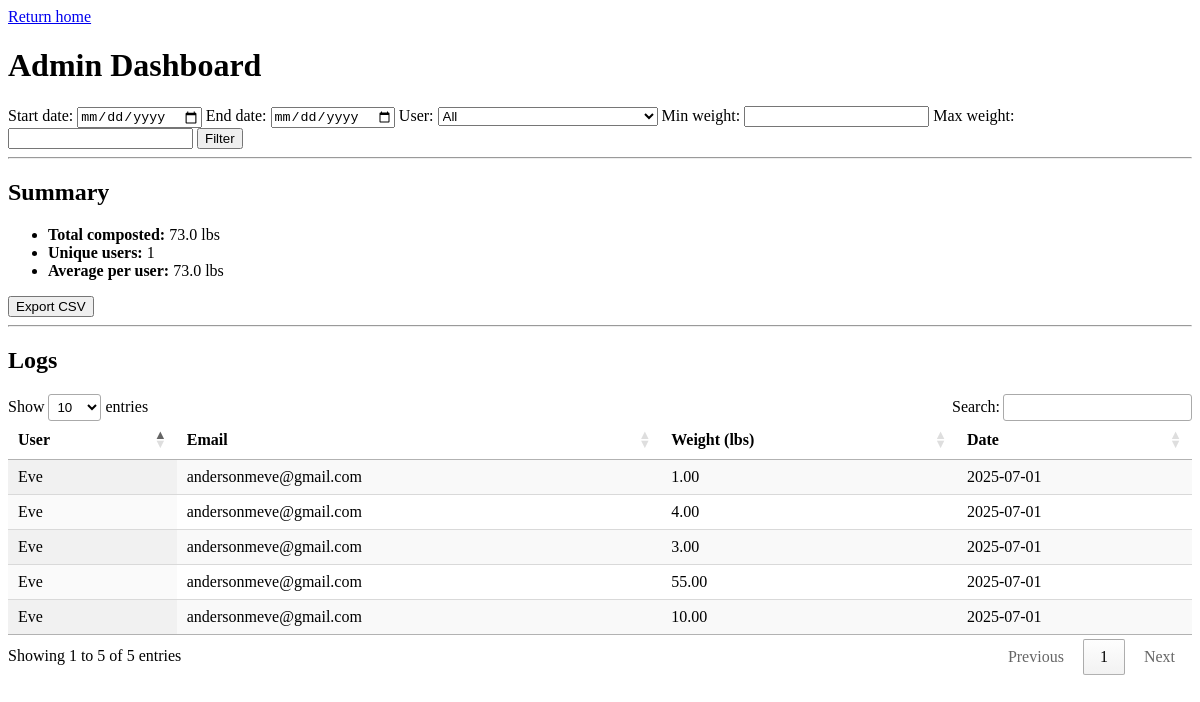
The app's page /admin-dashboard (signed in), older data.
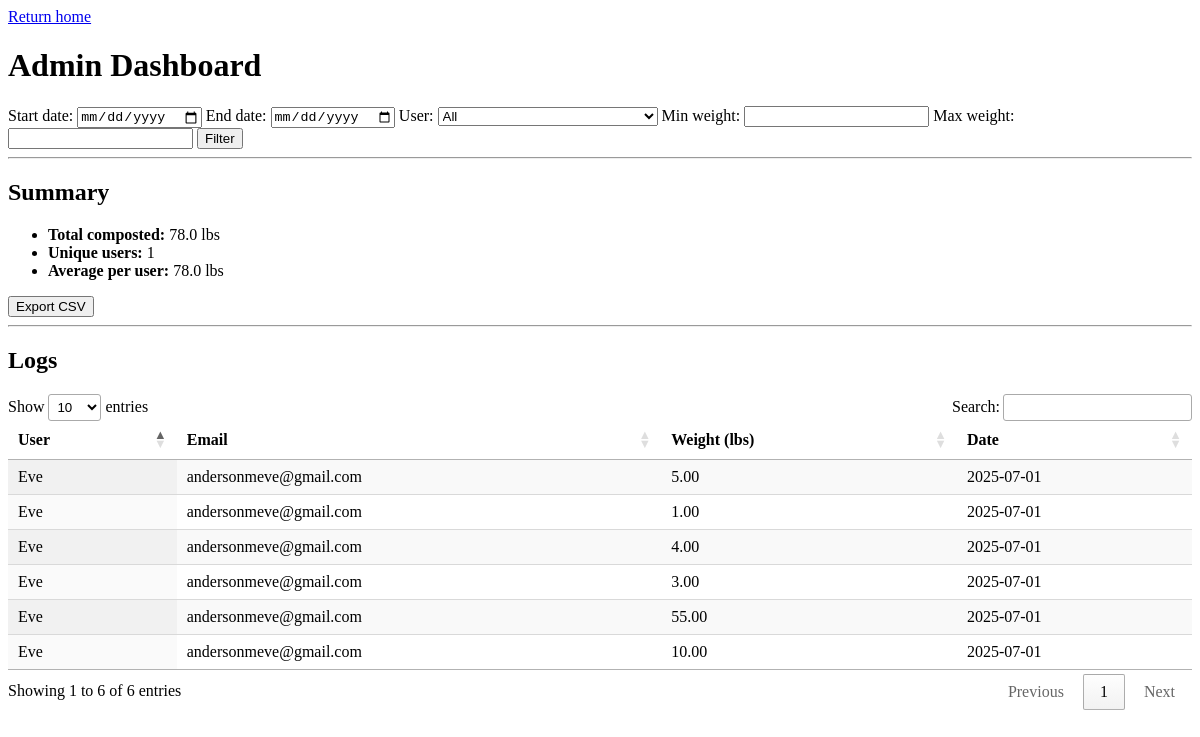
The same page, newer data.
### app.py (models this page shows)
class CompostDropoff(db.Model):
    id = db.Column(db.Integer, primary_key=True)
    weight = db.Column(db.Float, nullable=False)
    timestamp = db.Column(db.DateTime, default=datetime.utcnow)
    user_id = db.Column(db.Integer, db.ForeignKey('user.id'))  # Link to User table

class User(db.Model, UserMixin):
    id = db.Column(db.Integer, primary_key=True)
    name = db.Column(db.String(150), nullable=False)
    email = db.Column(db.String(150), unique=True, nullable=False)
    password = db.Column(db.String(200), nullable=False)
    compost_logs = db.relationship('CompostDropoff', backref='user', lazy=True)
    is_admin = db.Column(db.Boolean, default=False)
    confirmed = db.Column(db.Boolean, default=False)

### app.py (the view)
@app.route("/admin-dashboard")
@login_required
def admin_dashboard():
    if not current_user.is_authenticated or not current_user.is_admin:
        return "Unauthorized", 403
    start_date = request.args.get("start_date", "")
    end_date = request.args.get("end_date", "")
    user_email = request.args.get("user_email", "")
    min_weight = request.args.get("min_weight", "")
    max_weight = request.args.get("max_weight", "")
    filters = []
    if start_date:
        filters.append(CompostDropoff.timestamp >= datetime.strptime(start_date, "%Y-%m-%d"))
    if end_date:
        filters.append(CompostDropoff.timestamp <= datetime.strptime(end_date, "%Y-%m-%d"))
    if user_email:
        user = User.query.filter_by(email=user_email).first()
        if user:
            filters.append(CompostDropoff.user_id == user.id)
    if min_weight:
        filters.append(CompostDropoff.weight >= float(min_weight))
    if max_weight:
        filters.append(CompostDropoff.weight <= float(max_weight))
    logs = CompostDropoff.query.filter(and_(*filters)).order_by(CompostDropoff.timestamp.desc()).all()
    total_weight = round(sum(log.weight for log in logs), 2)
    user_ids = set(log.user_id for log in logs)
    user_count = len(user_ids)
    average_per_user = round(total_weight / user_count, 2) if user_count > 0 else 0
    users = User.query.all()
    return render_template(
        "admin_dashboard.html",
        logs=logs,
        users=users,
        start_date=start_date,
        end_date=end_date,
        selected_user_email=user_email,
        min_weight=min_weight,
        max_weight=max_weight,
        total_weight=total_weight,
        user_count=user_count,
        average_per_user=average_per_user
    )

### app.py (called while the page is built)
@login_manager.user_loader
def load_user(user_id):
    return User.query.get(int(user_id))

### templates/admin_dashboard.html (shortened to what this page needs)
<!DOCTYPE html>
<html>
<head>
  <a href="/dashboard">Return home</a><br>
  <link rel="stylesheet" href="https://cdn.datatables.net/1.13.6/css/jquery.dataTables.min.css">
</head>
<body>
  <h1>Admin Dashboard</h1>
  <form method="get">
    <label>Start date: <input type="date" name="start_date" value="{{ start_date }}"></label>
    <label>End date: <input type="date" name="end_date" value="{{ end_date }}"></label>
    <label>User:
      <select name="user_email">
        <option value="">All</option>
      </select>
    </label>
    <label>Min weight: <input type="number" name="min_weight" step="0.1" value="{{ min_weight }}"></label>
    <label>Max weight: <input type="number" name="max_weight" step="0.1" value="{{ max_weight }}"></label>
    <button type="submit">Filter</button>
  </form>
  <hr>
  <h2>Summary</h2>
  <ul>
    <li><strong>Total composted:</strong> {{ total_weight }} lbs</li>
    <li><strong>Unique users:</strong> {{ user_count }}</li>
    <li><strong>Average per user:</strong> {{ average_per_user }} lbs</li>
  </ul>
  <button onclick="downloadCSV()">Export CSV</button>
  <hr>
  <h2>Logs</h2>
  <table id="logTable" class="display">
    <thead>
      <tr>
        <th>User</th>
        <th>Email</th>
        <th>Weight (lbs)</th>
        <th>Date</th>
      </tr>
    </thead>
    <tbody>
      {% for log in logs %}
        <tr>
          <td>{{ log.user.name }}</td>
          <td>{{ log.user.email }}</td>
          <td>{{ "%.2f"|format(log.weight) }}</td>
          <td>{{ log.timestamp.strftime('%Y-%m-%d') }}</td>
        </tr>
      {% endfor %}
    </tbody>
  </table>
</body>
</html>

Row changes from the older to the newer data that the page shows:
added CompostDropoff: user.name "Eve", user.email "andersonmeve@gmail.com", weight "5.00", timestamp "2025-07-01"
Text that changed along with them:
text written by a page script: "Show entries Search: Showing 1 to 5 of 5 entries Previous 1 Next" → "Show entries Search: Showing 1 to 6 of 6 entries Previous 1 Next"
{{ total_weight }}: "73.0" → "78.0"
{{ average_per_user }}: "73.0" → "78.0"
